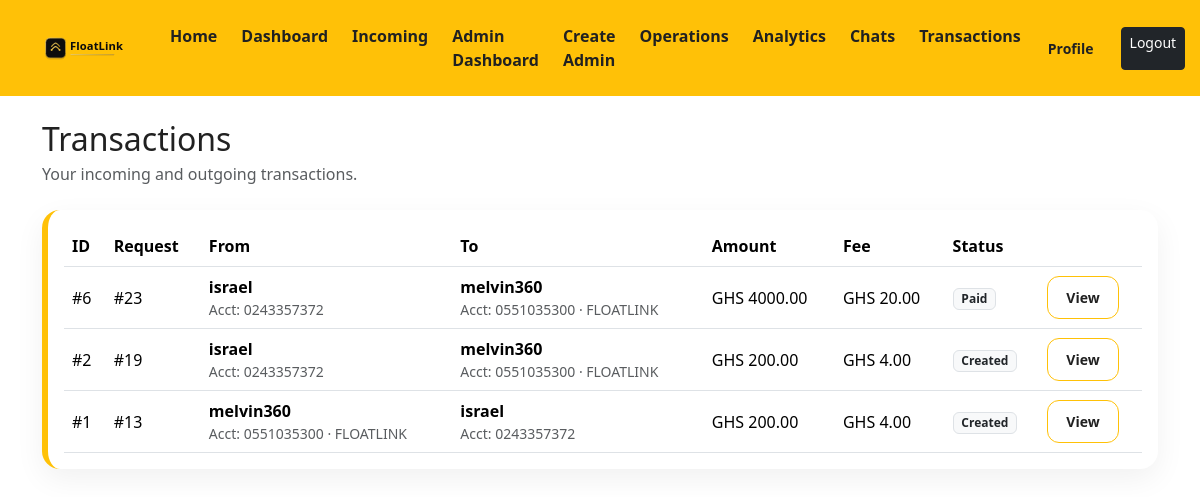
The page /transactions/ (signed in) on the database as committed earlier.
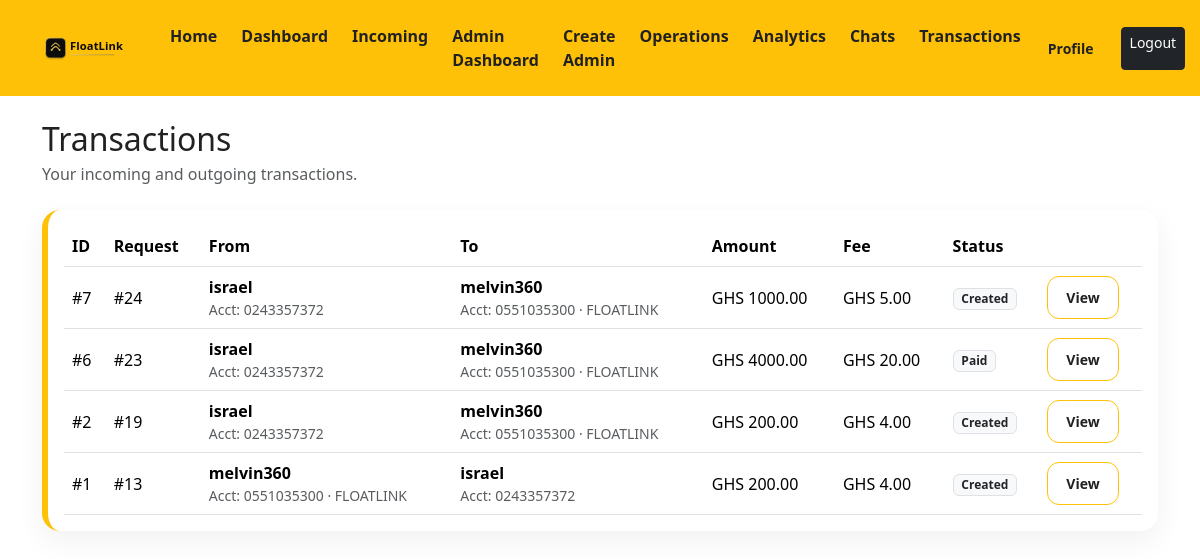
The same page on the database as committed later.
### transactions/models.py (models this page shows, shortened)
class Transaction(models.Model):
    class Status(models.TextChoices):
        CREATED = 'CREATED', 'Created'
        PAID = 'PAID', 'Paid'
        FAILED = 'FAILED', 'Failed'
    float_request = models.OneToOneField(FloatRequest, on_delete=models.CASCADE, related_name='transaction')
    from_agent = models.ForeignKey(Agent, on_delete=models.CASCADE, related_name='outgoing_transactions')
    to_agent = models.ForeignKey(Agent, on_delete=models.CASCADE, related_name='incoming_transactions')
    amount = models.DecimalField(max_digits=12, decimal_places=2)
    service_fee = models.DecimalField(max_digits=12, decimal_places=2)
    status = models.CharField(max_length=20, choices=Status.choices, default=Status.CREATED)
    created_at = models.DateTimeField(auto_now_add=True)

### float_requests/models.py (models this page shows, shortened)
class FloatRequest(models.Model):
    class RequestType(models.TextChoices):
        E_CASH = 'E_CASH', 'E-cash'
        PHYSICAL_CASH = 'PHYSICAL_CASH', 'Physical cash'
    class Status(models.TextChoices):
        PENDING = 'PENDING', 'Pending'
        ACCEPTED = 'ACCEPTED', 'Accepted'
        ADMIN_COMPLETED = 'ADMIN_COMPLETED', 'Admin completed'
        COMPLETED = 'COMPLETED', 'Completed'
        DECLINED = 'DECLINED', 'Declined'
        CANCELLED = 'CANCELLED', 'Cancelled'
    requesting_agent = models.ForeignKey(Agent, on_delete=models.CASCADE, related_name='requests_created')
    amount = models.DecimalField(max_digits=12, decimal_places=2)
    request_type = models.CharField(max_length=20, choices=RequestType.choices, default=RequestType.E_CASH)
    requester_latitude = models.DecimalField(max_digits=9, decimal_places=6, null=True, blank=True)
    requester_longitude = models.DecimalField(max_digits=9, decimal_places=6, null=True, blank=True)
    status = models.CharField(max_length=20, choices=Status.choices, default=Status.PENDING)
    accepted_by = models.ForeignKey(
        settings.AUTH_USER_MODEL,
        on_delete=models.SET_NULL,
        null=True,
        blank=True,
        related_name='float_requests_accepted',
    )
    accepted_at = models.DateTimeField(null=True, blank=True)
    admin_completed_at = models.DateTimeField(null=True, blank=True)
    agent_confirmed_at = models.DateTimeField(null=True, blank=True)
    completed_at = models.DateTimeField(null=True, blank=True)
    created_at = models.DateTimeField(auto_now_add=True)

### agents/models.py (models this page shows, shortened)
class Agent(models.Model):
    user = models.OneToOneField(settings.AUTH_USER_MODEL, on_delete=models.CASCADE)
    phone_number = models.CharField(max_length=15, blank=True, default='')
    location = models.CharField(max_length=150, blank=True, default='')
    vendor_number = models.CharField(max_length=50, blank=True, default='')
    business_name = models.CharField(max_length=150, blank=True, default='')
    latitude = models.DecimalField(max_digits=9, decimal_places=6, null=True, blank=True)
    longitude = models.DecimalField(max_digits=9, decimal_places=6, null=True, blank=True)
    performance_score = models.DecimalField(max_digits=5, decimal_places=2, default=0)
    performance_votes = models.PositiveIntegerField(default=0)
    float_balance = models.DecimalField(max_digits=12, decimal_places=2, default=0)
    ecash_open = models.BooleanField(default=True)
    ecash_min = models.DecimalField(max_digits=12, decimal_places=2, default=100)
    ecash_max = models.DecimalField(max_digits=12, decimal_places=2, default=10000)
    is_verified = models.BooleanField(default=False)
    created_at = models.DateTimeField(auto_now_add=True)

### transactions/views.py (the view)
# urls.py: path("", views.transaction_list, name="list"),
@login_required
def transaction_list(request):
    agent = get_object_or_404(Agent, user=request.user)
    txs = Transaction.objects.filter(Q(from_agent=agent) | Q(to_agent=agent)).order_by('-created_at')
    return render(request, 'transactions/list.html', {'transactions': txs})

### templates/transactions/list.html
{% extends 'base.html' %}
{% block content %}
<div class="container py-4">
  <h2 class="mb-1">Transactions</h2>
  <div class="text-muted mb-4">Your incoming and outgoing transactions.</div>
  <div class="card card-fl">
    <div class="card-body">
      <div class="table-responsive">
        <table class="table align-middle mb-0">
          <thead>
            <tr>
              <th>ID</th>
              <th>Request</th>
              <th>From</th>
              <th>To</th>
              <th>Amount</th>
              <th>Fee</th>
              <th>Status</th>
              <th></th>
            </tr>
          </thead>
          <tbody>
            {% for t in transactions %}
              <tr>
                <td>#{{ t.id }}</td>
                <td>#{{ t.float_request.id }}</td>
                <td>
                  <div class="fw-semibold">{{ t.from_agent.user.username }}</div>
                  <div class="text-muted small">Acct: {{ t.from_agent.vendor_number|default:"-" }}{% if t.from_agent.business_name %} · {{ t.from_agent.business_name }}{% endif %}</div>
                </td>
                <td>
                  <div class="fw-semibold">{{ t.to_agent.user.username }}</div>
                  <div class="text-muted small">Acct: {{ t.to_agent.vendor_number|default:"-" }}{% if t.to_agent.business_name %} · {{ t.to_agent.business_name }}{% endif %}</div>
                </td>
                <td>GHS {{ t.amount }}</td>
                <td>GHS {{ t.service_fee }}</td>
                <td><span class="badge bg-light text-dark border">{{ t.get_status_display }}</span></td>
                <td><a class="btn btn-sm btn-fl-outline" href="{% url 'transactions:detail' t.id %}">View</a></td>
              </tr>
            {% empty %}
              <tr><td colspan="8" class="text-muted">No transactions yet.</td></tr>
            {% endfor %}
          </tbody>
        </table>
      </div>
    </div>
  </div>
</div>
{% endblock %}

### templates/base.html (shortened to what this page needs)
{% load static %}
<!doctype html>
<html lang="en">
  <head>
    <link href="https://cdn.jsdelivr.net/npm/bootstrap@5.3.3/dist/css/bootstrap.min.css" rel="stylesheet">
    <link href="{% static 'css/app.css' %}" rel="stylesheet">
  </head>
  <body>
    {% include 'partials/navbar.html' %}
    <main>
      {% block content %}{% endblock %}
    </main>
  </body>
</html>

### templates/partials/navbar.html (shortened to what this page needs)
{% load static %}
<nav class="navbar navbar-expand-lg navbar-fl">
  <div class="container">
    <a class="navbar-brand d-flex align-items-center gap-2" href="{% url 'core:home' %}">
      <img src="{% static 'images/floatlink-logo.svg' %}" alt="FloatLink" style="height: 28px; width: auto;">
    </a>
    <div class="d-none d-lg-flex gap-2 ms-auto flex-nowrap order-lg-3">
      {% if request.user.is_authenticated %}
        <a class="btn btn-sm btn-fl-outline" href="{% url 'agents:profile' %}">Profile</a>
        <a class="btn btn-sm btn-dark" href="{% url 'agents:logout' %}">Logout</a>
      {% else %}
        <a class="btn btn-sm btn-fl-outline" href="{% url 'agents:login' %}">Login</a>
        <a class="btn btn-sm btn-fl" href="{% url 'agents:register' %}">Register</a>
      {% endif %}
    </div>
    <div class="collapse navbar-collapse" id="navbarSupportedContent">
      <div class="fl-nav-row d-flex align-items-center flex-nowrap w-100 overflow-auto" style="gap: .5rem;">
        <ul class="navbar-nav flex-row flex-nowrap mb-0" style="gap: .5rem;">
          <li class="nav-item"><a class="nav-link" href="{% url 'core:home' %}">Home</a></li>
          {% if request.user.is_authenticated %}
            <li class="nav-item"><a class="nav-link" href="{% url 'core:dashboard' %}">Dashboard</a></li>
            {% if request.user.is_staff %}
              <li class="nav-item"><a class="nav-link" href="{% url 'float_requests:incoming' %}">Incoming</a></li>
              <li class="nav-item"><a class="nav-link" href="{% url 'core:admin_dashboard' %}">Admin Dashboard</a></li>
              {% if request.user.is_superuser %}
                <li class="nav-item"><a class="nav-link" href="{% url 'core:create_admin' %}">Create Admin</a></li>
              {% endif %}
              <li class="nav-item"><a class="nav-link" href="{% url 'core:staff_operations' %}">Operations</a></li>
              <li class="nav-item"><a class="nav-link" href="{% url 'core:staff_analytics' %}">Analytics</a></li>
            {% endif %}
            <li class="nav-item"><a class="nav-link" href="{% url 'float_requests:chat_history' %}">Chats</a></li>
            <li class="nav-item"><a class="nav-link" href="{% url 'transactions:list' %}">Transactions</a></li>
          {% endif %}
        </ul>
      </div>
    </div>
  </div>
</nav>

### static/css/app.css (style rules this page uses)
:root { --fl-yellow: #ffc107; --fl-yellow-hover: #ffb300; --fl-charcoal: #212121; }
body { background: #ffffff; color: var(--fl-charcoal); }
.navbar-fl { background: var(--fl-yellow); }
.navbar-fl .navbar-brand, .navbar-fl .nav-link { color: var(--fl-charcoal); font-weight: 600; }
.navbar-fl .navbar-collapse { padding-top: 8px; padding-bottom: 8px; }
.navbar-fl .navbar-collapse .fl-nav-row { -webkit-overflow-scrolling: touch; }
.btn-fl-outline { background: transparent; border: 1px solid var(--fl-yellow); color: var(--fl-charcoal); border-radius: 12px; padding: 10px 18px; font-weight: 700; }
.card-fl { border: 0; border-left: 6px solid var(--fl-yellow); border-radius: 18px; box-shadow: 0 10px 30px rgba(0, 0, 0, 0.06); }

Rows that differ between the two databases and show on the page:
added Transaction: id "7", float_request.id "24", from_agent.user.username "israel", from_agent.vendor_number "0243357372", to_agent.user.username "melvin360", to_agent.vendor_number "0551035300", to_agent.business_name "FLOATLINK", amount "1000.00", service_fee "5.00", status "Created"
